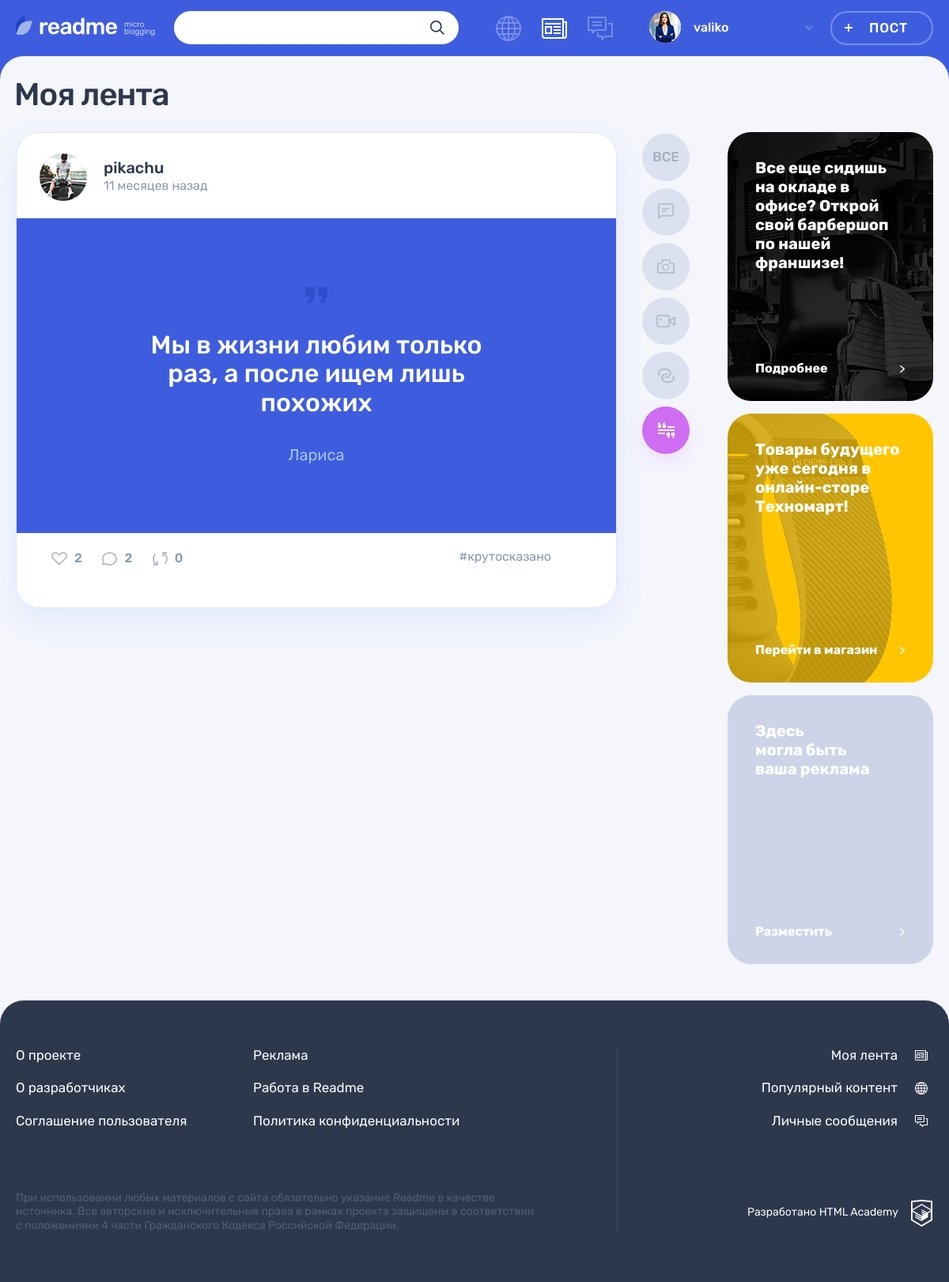
The page /feed.php?type=quote (signed in) on the database its author committed.
### tables this page shows
CREATE TABLE post (
    id INT PRIMARY KEY NOT NULL AUTO_INCREMENT,
    published_at TIMESTAMP DEFAULT CURRENT_TIMESTAMP,
    title VARCHAR(45) NOT NULL,
    text_content VARCHAR(200),
    quote_author VARCHAR(45),
    picture VARCHAR(100),
    video VARCHAR(100),
    link VARCHAR(100),
    watch_count INT,
    user_id INT NOT NULL,
    INDEX user_ind (user_id),
    FOREIGN KEY (user_id)
        REFERENCES user(id)
        ON DELETE CASCADE,

    type_id INT NOT NULL,
    INDEX type_ind (type_id),
    FOREIGN KEY (type_id)
        REFERENCES content_type(id)
        ON DELETE CASCADE
);

CREATE TABLE user (
    id INT PRIMARY KEY NOT NULL AUTO_INCREMENT,
    created_at TIMESTAMP DEFAULT CURRENT_TIMESTAMP,
    email VARCHAR(45) NOT NULL,
    UNIQUE INDEX email_ind (email),
    user_login VARCHAR(45) NOT NULL,
    UNIQUE INDEX user_login_ind (user_login),
    user_password VARCHAR(200),
    avatar VARCHAR(100)
);

CREATE TABLE content_type (
    id INT PRIMARY KEY NOT NULL AUTO_INCREMENT,
    title VARCHAR(30) NOT NULL,
    classname VARCHAR(30) NOT NULL
);

### helpers.php (called while the page is built, shortened)
<?php
function get_noun_plural_form(int $number, string $one, string $two, string $many): string
{
    $number = (int)$number;
    $mod100 = $number % 100;
    switch (true) {
        case ($mod100 >= 11 && $mod100 <= 20):
            return $many;
    }
}
function include_template($name, array $data = [])
{
    $name = 'templates/' . $name;
    extract($data);
    require $name;
    $result = ob_get_clean();
    return $result;
}
function get_date_interval_format($date, $word)
{
    $current_date = date_create('now');
    $date_interval = date_diff($date, $current_date);
    $week = floor($date_interval->d / 7);
    if ($date_interval->m >= 1) {
        return $date_interval->m . " " . get_noun_plural_form($date_interval->m, 'месяц', 'месяца', 'месяцев') . " " . $word;
    } elseif ($week >= 1) {
        return $week . " " . get_noun_plural_form($week, 'неделя', 'недели', 'недель') . " " . $word;
    } elseif ($date_interval->d >= 1) {
        return $date_interval->d . " " . get_noun_plural_form($date_interval->d, 'день', 'дня', 'дней') . " " . $word;
    } elseif ($date_interval->h >= 1) {
        return $date_interval->h . " " . get_noun_plural_form($date_interval->h, 'час', 'часа', 'часов') . " " . $word;
    };
    return $date_interval->i . " " . get_noun_plural_form($date_interval->i, 'минута', 'минуты', 'минут') . " " . $word;
}
function db_get_query($value, $connect, $sql)
{
    $result = mysqli_query($connect, $sql);
    if ($value == 'all') {
        return mysqli_fetch_all($result, MYSQLI_ASSOC);
    } elseif ($value == 'assoc') {
        return mysqli_fetch_assoc($result);
    } else {
        die("Уточните передаваемые данные");
    };
}

### hashtags.php (called while the page is built)
<?php
require_once('helpers.php');
$connect = db_set_connection();
$sql_hashtag_query = "SELECT hashtag.hashtag, hp.post_id
                      FROM hashtag
                            LEFT JOIN hashtags_posts hp ON hashtag.id = hp.hashtag_id
                            ORDER BY post_id";
$sql_hashtags = db_get_query('all', $connect, $sql_hashtag_query);
$hashtags = [];
foreach ($sql_hashtags as $sql_hashtag) {
    $post_id = $sql_hashtag['post_id'];
    if (empty($hashtags[$post_id])) {
        $hashtags[$post_id] = [];
    }
    array_push($hashtags[$post_id], $sql_hashtag['hashtag']);
}

### templates/feed-layout.php (the view, shortened to what this page needs)
<main class="page__main page__main--feed">
    <div class="container">
        <h1 class="page__title page__title--feed">Моя лента</h1>
    </div>
    <div class="page__main-wrapper container">
        <section class="feed">
            <div class="feed__main-wrapper">
                <div class="feed__wrapper">
                    <?php foreach ($posts as $post): ?>
                    <article class="feed__post post post-<?php echo $post['classname']; ?>">
                        <header class="post__header post__author">
                            <a class="post__author-link" href="<?php echo('/profile.php' . '?user_id=' . $post['user_id']) . '&tab=posts';?>" title="Автор">
                                <div class="post__avatar-wrapper">
                                    <?php if (!empty($post['avatar'])): ?>
                                    <img class="post__author-avatar" src="../uploads/avatars/<?php echo $post['avatar']; ?>" alt="Аватар пользователя" width="60" height="60">
                                    <?php endif; ?>
                                </div>
                                <div class="post__info">
                                    <b class="post__author-name"><?=$post['user_login']; ?></b>
                                    <span class="post__time"><?=get_date_interval_format(date_create($post['published_at']), 'назад');?></span>
                                </div>
                            </a>
                        </header>
                        <div class="post__main">
                        <?php if ($post['classname'] === 'photo'): ?>
                            <h2><a href="#"><?=$post['title'];?></a></h2>
                            <div class="post-photo__image-wrapper">
                                <img src="uploads/<?php echo $post['picture'];?>" alt="Фото от пользователя" width="760" height="396">
                            </div>
                        <?php elseif ($post['classname'] === 'text'): ?>
                            <h2><a href="#"><?=$post['title'];?></a></h2>
                            <p><?=get_cut_text($post['text_content']);?></p>
                        <?php elseif ($post['classname'] === 'quote'): ?>
                            <blockquote>
                                <p>
                                    <?=$post['text_content'];?>
                                </p>
                                <cite><?=$post['quote_author'];?></cite>
                            </blockquote>
                        <?php endif; ?>
                        </div>
                        <footer class="post__footer post__indicators">
                            <div class="post__buttons">
                                <a class="post__indicator post__indicator--likes button" href="<?php echo('/likes.php' . '?post_id=' . $post['id'])?>" title="Лайк">
                                    <svg class="post__indicator-icon" width="20" height="17">
                                        <use xlink:href="#icon-heart"></use>
                                    </svg>
                                    <span><?=$post['total_likes'];?></span>
                                </a>
                                <a class="post__indicator post__indicator--comments button" href="#" title="Комментарии">
                                    <svg class="post__indicator-icon" width="19" height="17">
                                        <use xlink:href="#icon-comment"></use>
                                    </svg>
                                    <span><?=$post['total_comm'];?></span>
                                </a>
                                <a class="post__indicator post__indicator--repost button" href="<?php echo('/repost.php' . '?post_id=' . $post['id']);?>" title="Репост">
                                    <svg class="post__indicator-icon" width="19" height="17">
                                        <use xlink:href="#icon-repost"></use>
                                    </svg>
                                    <span><?=$post['repost_count'];?></span>
                                </a>
                            </div>
                            <ul class="post__tags">
                                <?php if (key_exists($post['id'], $hashtags)):?><?php foreach ($hashtags[$post['id']] as $hashtag): ?>
                                    <li><a href="<?php echo('search.php' . '?q=%23' . $hashtag);?>">#<?=$hashtag;?>
                                    <?php endforeach;?></a></li>
                                <?php endif;?>
                            </ul>
                        </footer>
                    </article>
                    <?php endforeach; ?>
                </div>
            </div>
            <ul class="feed__filters filters">
                <li class="feed__filters-item filters__item">
                    <a class="filters__button <?php if ($type_classname == ''): echo('filters__button--active');?>
                        <?php endif; ?>" href="<?php echo $url; ?>">
                        <span>Все</span>
                    </a>
                </li>
                <?php foreach ($types as $type):?>
                <li class="feed__filters-item filters__item">
                    <a class="filters__button filters__button--<?php echo $type['classname']; ?> button <?php if ($type['classname'] === $type_classname):?><?php echo('filters__button--active');?><?php endif;?>" href="<?php echo($url . '?type=' . $type['classname']);?>">
                        <svg class="filters__icon"
                        <?php if ($type['classname'] === 'photo'): ?>
                            <?php echo 'width="22" height="18"'; ?>
                        <?php elseif ($type['classname'] === 'video'): ?>
                            <?php echo 'width="24" height="16"'; ?>
                        <?php elseif ($type['classname'] === 'text'): ?>
                            <?php echo 'width="20" height="21"'; ?>
                        <?php elseif ($type['classname'] === 'quote'): ?>
                            <?php echo 'width="21" height="20"'; ?>
                        <?php elseif ($type['classname'] === 'link'): ?>
                            <?php echo 'width="21" height="18"'; ?>
                        <?php endif; ?>>
                            <use xlink:href="#icon-filter-<?php echo $type['classname']; ?>"></use>
                        </svg>
                    </a>
                </li>
                <?php endforeach; ?>
            </ul>
        </section>
        <aside class="promo">
            <article class="promo__block promo__block--barbershop">
                <p class="promo__text">
                    Все еще сидишь на окладе в офисе? Открой свой барбершоп по нашей франшизе!
                </p>
                <a class="promo__link" href="#">
                    Подробнее
                </a>
            </article>
            <article class="promo__block promo__block--technomart">
                <p class="promo__text">
                    Товары будущего уже сегодня в онлайн-сторе Техномарт!
                </p>
                <a class="promo__link" href="#">
                    Перейти в магазин
                </a>
            </article>
            <article class="promo__block">
                <p class="promo__text">
                    Здесь<br> могла быть<br> ваша реклама
                </p>
                <a class="promo__link" href="#">
                    Разместить
                </a>
            </article>
        </aside>
    </div>
</main>

### rows shown on the page
post: user.avatar (picture), user.user_login "pikachu", published_at "11 месяцев назад", text_content "Мы в жизни любим только раз, а после ищем лишь похожих", quote_author "Лариса", total_likes "2", total_comm "2", repost_count "0", id "крутосказано"

### other values the page prints
$user_name "valiko"
